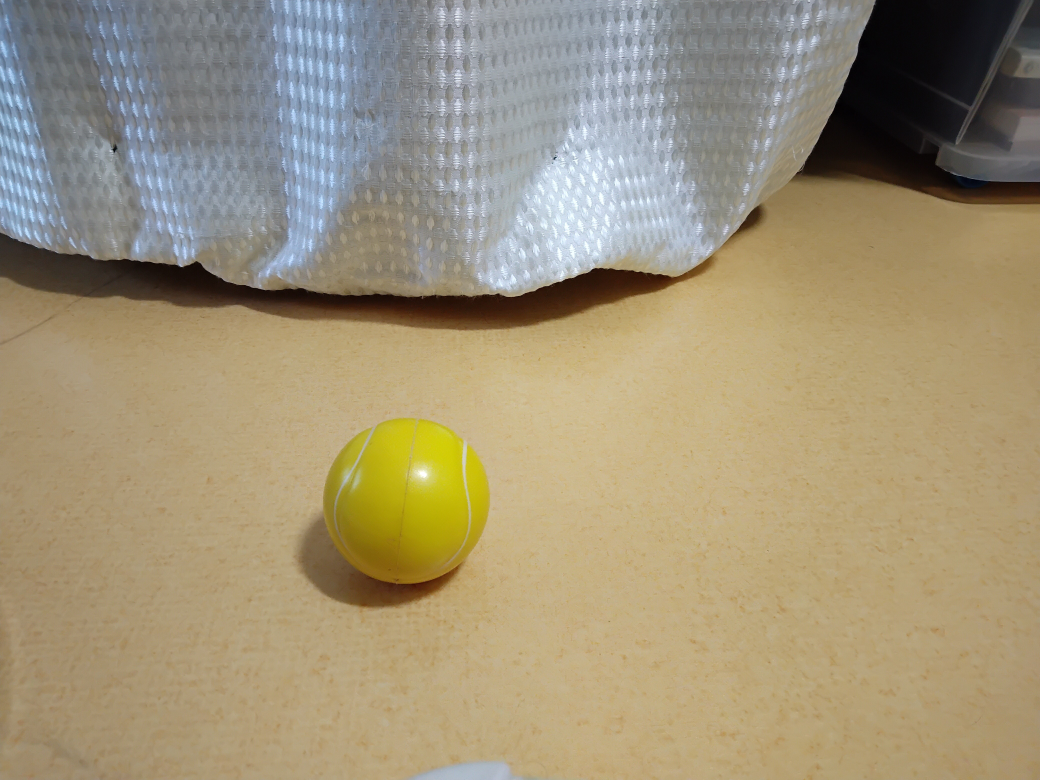
#> input picture aruco_calibration_image/circle (1).jpg, 4160 x 3120 px (shown at 1/4 size); its folder holds 4 pictures in this run; the run also reads 2 pictures not shown here
$ python no_checker_cylineder_.py
#> lines starting #> are read from the running program, lines starting #| are printed output that depends on the picture
### utils.py
import numpy as np
import cv2
from math import dist
import matplotlib.pyplot as plt


# [439 lines left out: functions load_npz, draw_outer_pts, euclidean_distance, transform_coordinate, trans_checker_stand_coor, make_cheker_points and 8 more, not called in this run]

def read_npz(npz_file):
    with np.load(npz_file) as X:
        camera_matrix, dist, rvecs, tvecs, outer_points, checker_size = [X[i] for i in ('mtx', 'dist', 'rvecs', 'tvecs', 'outer_points', 'checker_size')]
    return camera_matrix, dist, rvecs, tvecs, outer_points, checker_size


# [24 lines left out: function get_contour, not called in this run]

### no_checker_cylineder_.py
import atexit
from tkinter import Frame
from turtle import circle
import numpy as np
import glob, cv2
from matplotlib import pyplot as plt
import utils

import timeit
from rembg import remove

class volumetric:

    def __init__(self, image_address: str, npz_file: str, check_real_dist: int, n_cluster=4, resize=1):

        self.img = cv2.imread(image_address)
        self.check_real_dist = check_real_dist

        self.h = self.img.shape[0]
        self.w = self.img.shape[1]

################
        self.resize = resize
        self.img = cv2.resize(self.img, (self.w //self.resize, self.h //self.resize))
        self.h = self.img.shape[0]
        self.w = self.img.shape[1]
#######################

        self.npz_file = npz_file
        self.camera_matrix = np.array
        self.dist = np.array
        self.tvecs = np.array
        self.rvecs = np.array

        self.re_bg_img = np.array #
        self.refined_corners = np.array #
        self.checker_sizes = tuple()
        self.outer_points1 = np.array
        self.outer_points2 = np.array
        self.K = n_cluster
        self.object_detected_img = np.array
        self.vertexes = np.array
        self.object_vertexes = np.array
        self.transform_matrix = np.array

        self.width = float
        self.vertical = float
        self.height = 0.0

        self.height_pixel = np.array

    def set_image(self, image_address: str):
        self.img = cv2.imread(image_address)

    # 배경 제거
    def remove_background(self):
        self.re_bg_img = remove(self.img)

    # 코너 사이즈, 보정 코너들, 회전 벡터, 변환 벡터
    def set_npz_values(self):
        self.camera_matrix, self.dist, self.rvecs, self.tvecs, self.outer_points1, self.checker_sizes = utils.read_npz(self.npz_file)

    def find_object_by_k_mean(self, visualize_object=False):
        """
        배경제거된 이미지에서 물체의 그림자 등을 제거하는 이미지 전처리 과정 함수
        image : image matrix
        K : k mean cluster 개수
        visualize_object : 시각화 여부
        """

        img = cv2.cvtColor(self.re_bg_img, cv2.COLOR_BGR2RGB)
        twoDimage = img.reshape((-1,3))
        twoDimage = np.float32(twoDimage)

        criteria = (cv2.TERM_CRITERIA_EPS + cv2.TERM_CRITERIA_MAX_ITER, 10, 1.0)
        attempts=1

        _, label, center=cv2.kmeans(twoDimage, self.K, None, criteria, attempts, cv2.KMEANS_PP_CENTERS)
        center = np.uint8(center)

        res = center[label.flatten()]
        self.object_detected_img = res.reshape((img.shape))


        if visualize_object:
            result_img = cv2.resize(self.object_detected_img, (800, 800))
            cv2.imshow("result_img", result_img)
            cv2.waitKey(0)

    # [106 lines left out: functions find_vertex, find_object_vertex, fix_vertex, trans_checker_stand_coor, not called in this run]

    # 투시 행렬 구하기
    def set_transform_matrix(self):
        self.transform_matrix = cv2.getPerspectiveTransform(self.outer_points1, self.outer_points2)


    # [175 lines left out: functions measure_width_vertical, measure_height, draw_image, show_image, show_cylinder_standerd, not called in this run]


#7. 전체
def main(image, npz, real_dist, time_check=False, time_check_number=10, resize=1):
    a = volumetric(image, npz, real_dist, resize=resize)
    a.set_npz_values()


    # 1. 배경제거
    a.remove_background()
    # a.show_image(a.re_bg_img)

    # 3. k-mean
    a.find_object_by_k_mean(visualize_object=False)

    # 4. 물체 꼭지점 찾기
    a.find_vertex(printer=False)
    a.find_object_vertex()
    a.fix_vertex()

    a.trans_checker_stand_coor()
    a.set_transform_matrix()


    # 5. 가로세로 구하기
    a.measure_width_vertical()

    # 6. 높이 구하기
    a.measure_height(printer=True)

    a.draw_image()
    a.show_image(a.img)
    a.show_cylinder_standerd()

    if time_check:
        time_check_number = time_check_number
        t1 = timeit.timeit(stmt=a.remove_background,number=time_check_number, setup="pass" )
        t3 = timeit.timeit(stmt=a.find_object_by_k_mean,number=time_check_number, setup="pass" )
        t4_1 = timeit.timeit(stmt=a.find_vertex,number=time_check_number, setup="pass" )
        t4_2 = timeit.timeit(stmt=a.find_object_vertex,number=time_check_number, setup="pass" )
        t4_3 = timeit.timeit(stmt=a.fix_vertex,number=time_check_number, setup="pass" )
        t5 = timeit.timeit(stmt=a.measure_width_vertical,number=time_check_number, setup="pass" )
        t6 = timeit.timeit(stmt=a.measure_height,number=time_check_number, setup="pass" )

        print(f"1: {t1/time_check_number} ")
        print(f"3: {t3/time_check_number}  4: {t4_1+t4_2+t4_3/time_check_number}")
        print(f"5: {t5/time_check_number}  6: {t6/time_check_number}")
        print(f"7: {(t1 + t3 + t4_1+t4_2+t4_3 +t5+t6)/time_check_number}")


# [9 lines of commented-out code are left out]
for i in range(1, 8):
    try:
        print(f"image{i}.jpg")
        main(f"./aruco_calibration_image/circle ({i}).jpg", "./aruco_calibration_image/aruco_cs_(4, 4)_re_4_er_ 0.35.npz",  5, resize=4)
        # main(f"./aruco_calibration_image/image ({i}).jpg", "./aruco_calibration_image/aruco_cs_(4, 4)_re_4_er_ 0.35.npz",  5, resize=4)
    except:
        pass
#> this loop made 7 passes; (reads aruco_calibration_image/aruco_cs_(4, 4)_re_4_er_ 0.35.npz from the repository)
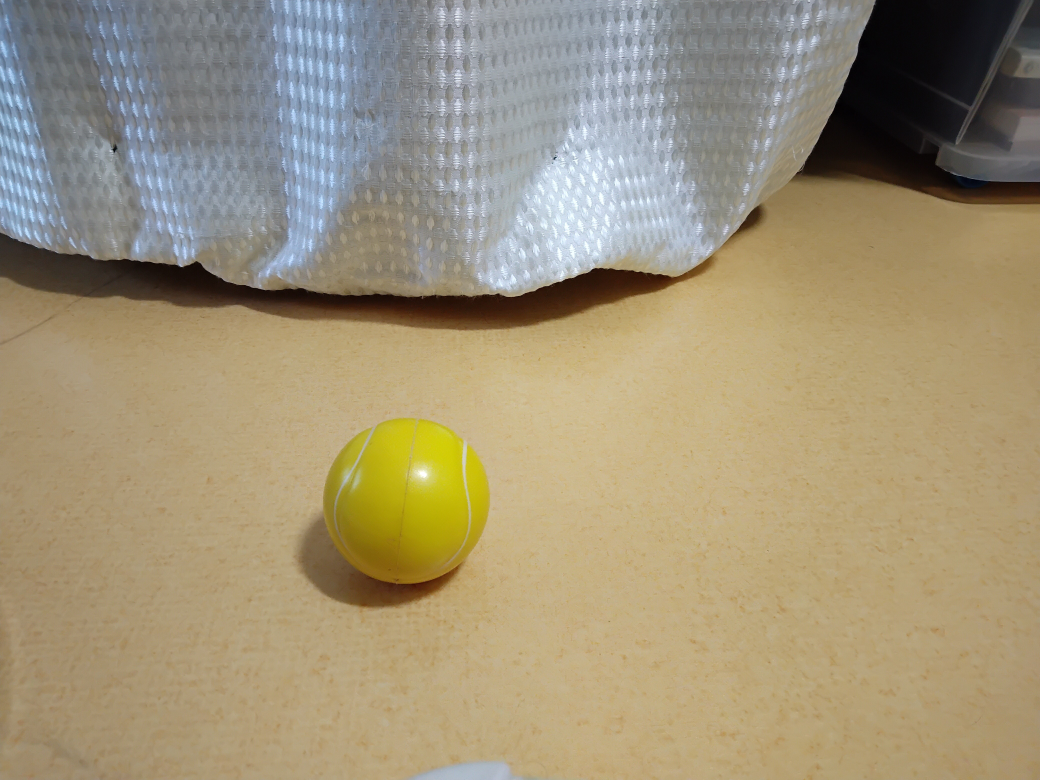
#> input picture aruco_calibration_image/circle (1).jpg, 4160 x 3120 px (shown at 1/4 size)
#> pass 1, in __init__, `self.img = cv2.resize(self.img, (self.w //self.resize, self.h //self.r..`:
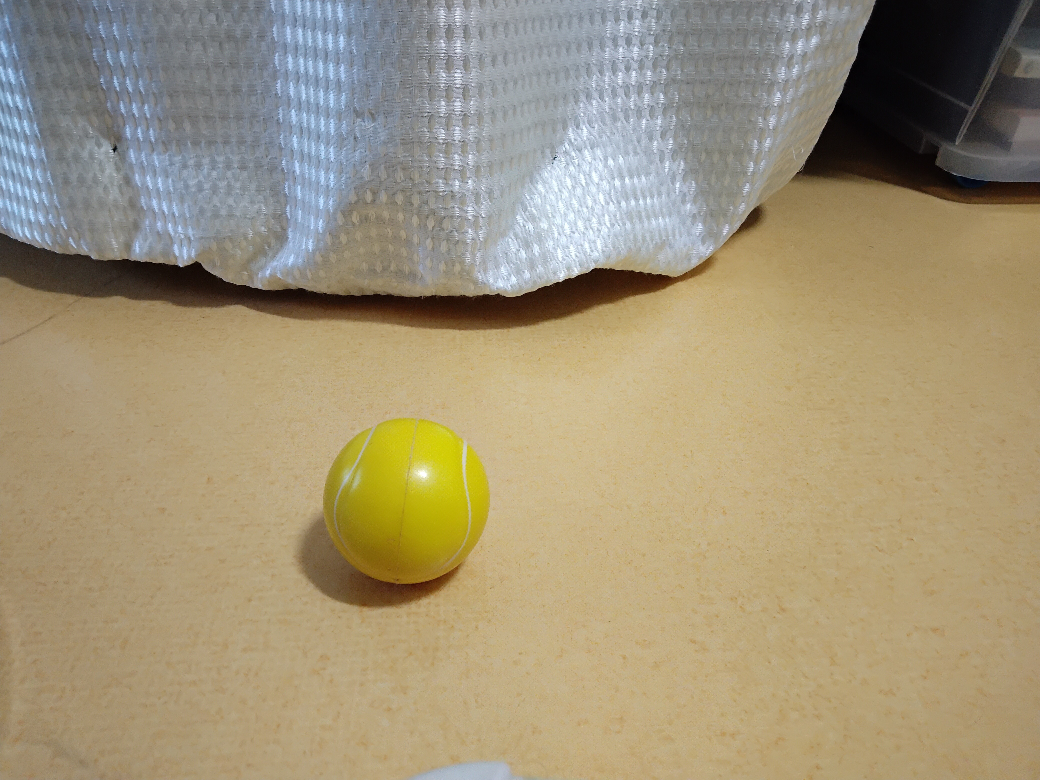
#> self.img: shape (780, 1040, 3); mean B, G, R 120.1, 147.9, 160.3
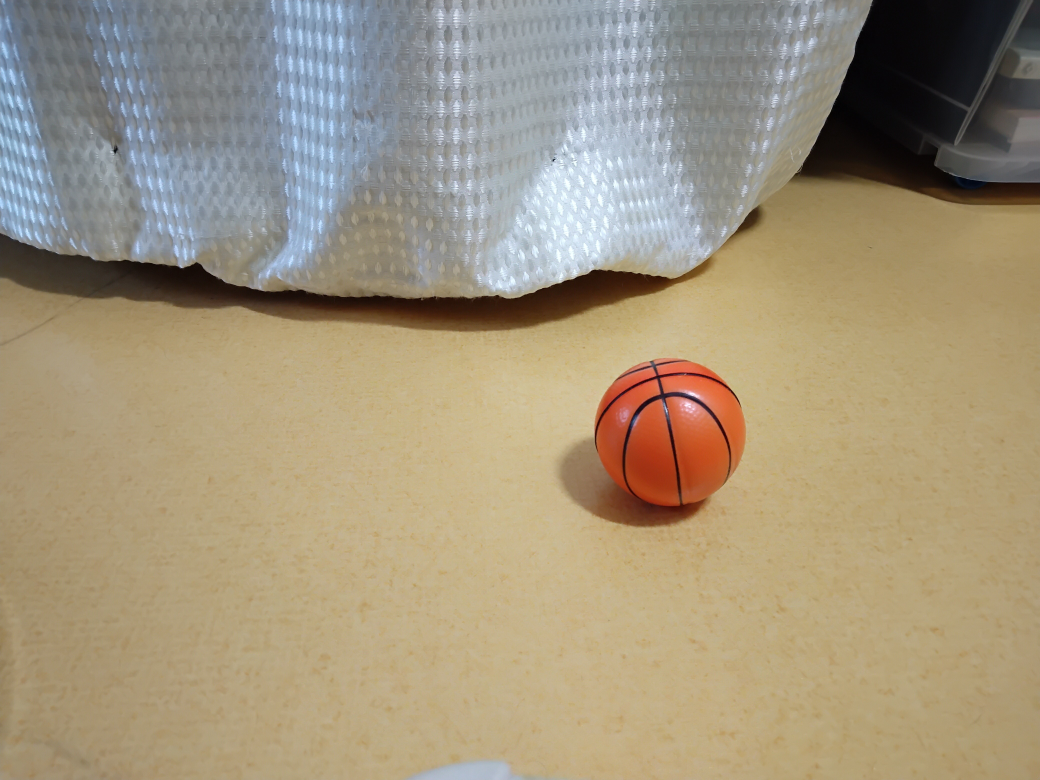
#> input picture aruco_calibration_image/circle (2).jpg, 4160 x 3120 px (shown at 1/4 size)
#> pass 2, in __init__ (call 2), `self.img = cv2.resize(self.img, (self.w //self.resize, self.h //self.r..`:
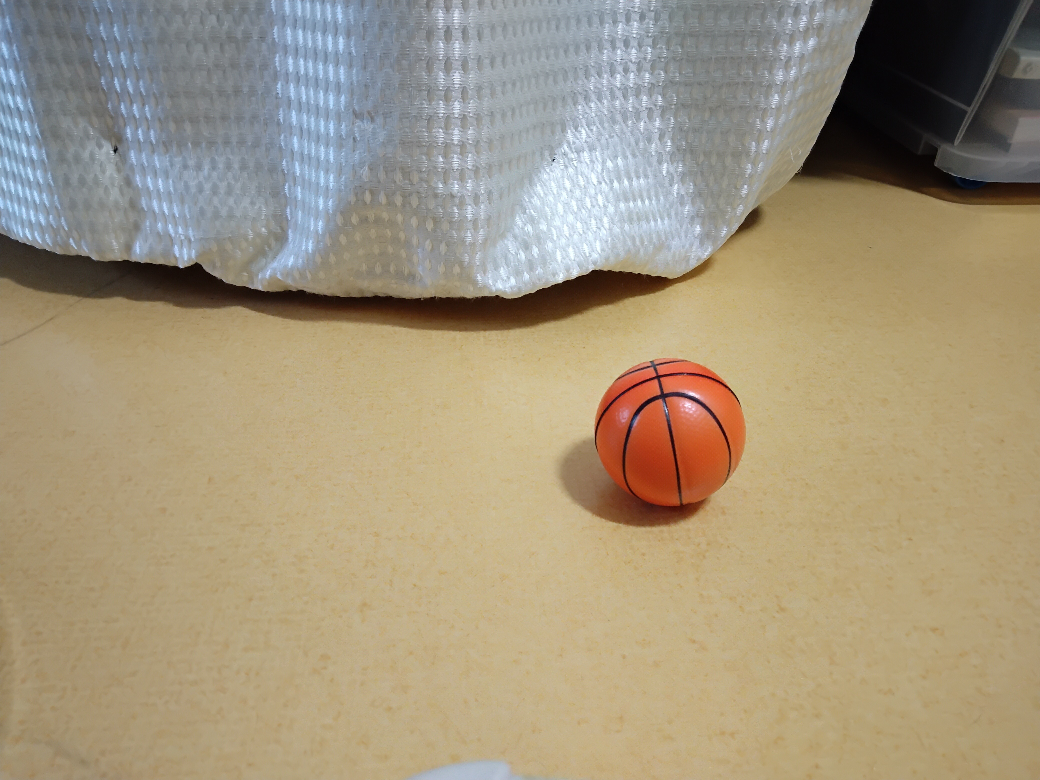
#> self.img: shape (780, 1040, 3); mean B, G, R 124.8, 149.6, 162.4
#> pass 3, in __init__ (call 3), `self.img = cv2.imread(image_address)`:
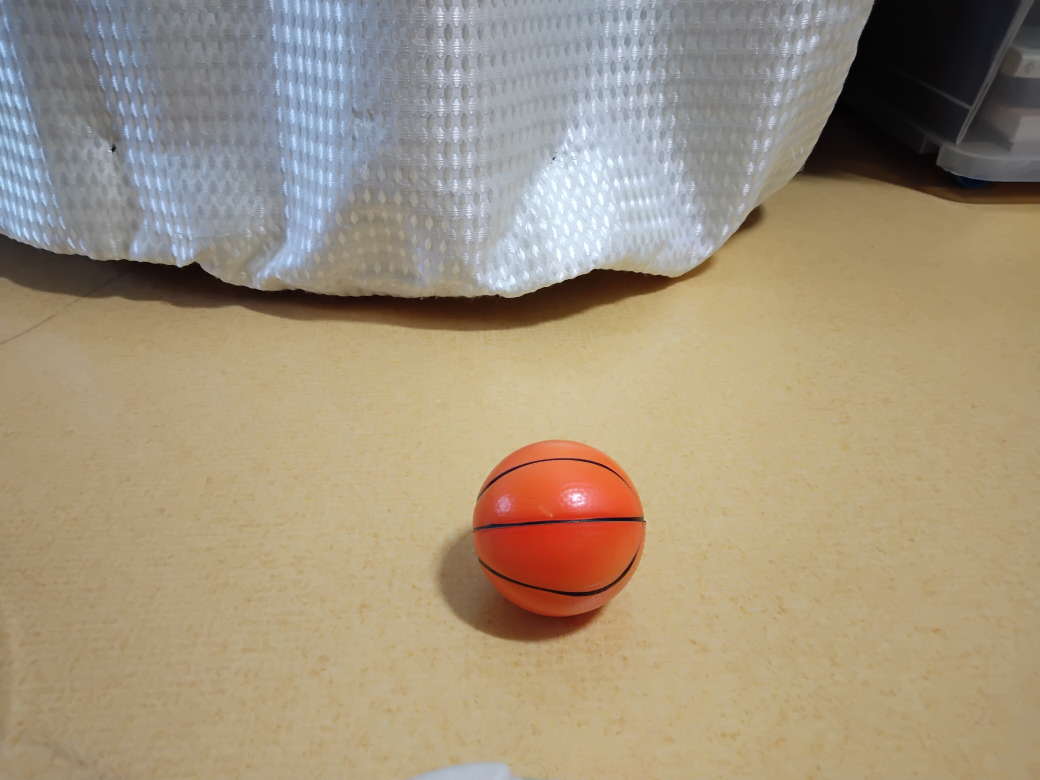
#> self.img: shape (3120, 4160, 3) (shown at 1/4 size); mean B, G, R 124.8, 148, 162.5
#> pass 3, in __init__ (call 3), `self.img = cv2.resize(self.img, (self.w //self.resize, self.h //self.r..`:
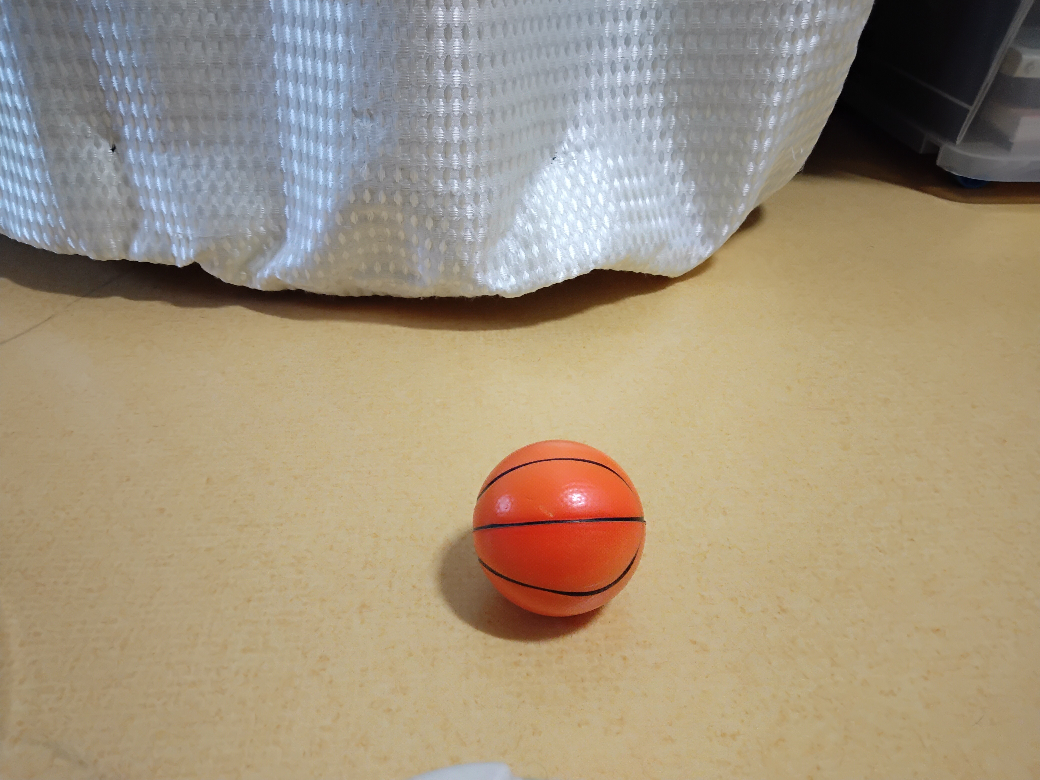
#> self.img: shape (780, 1040, 3); mean B, G, R 125.1, 148.2, 162.8
